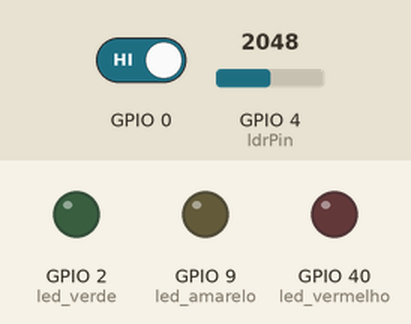
Simulated run of this sketch. Board: ESP32-S3. On the bench: output pins drawn as LEDs (lit = HIGH). Dashed ring = blinking. Inputs (shaded band) come from the test bench; at power-on: GPIO 4 (ldrPin) = 2048, GPIO 0 HIGH. What the sketch prints to the serial monitor is not drawn.

Above: at 5.8 s.
5.9 s: GPIO 4 (ldrPin) set to 560
At 10.9 s:
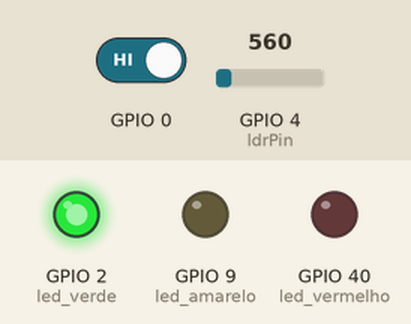
16.5 s: GPIO 4 (ldrPin) set to 640
At 26.7 s:
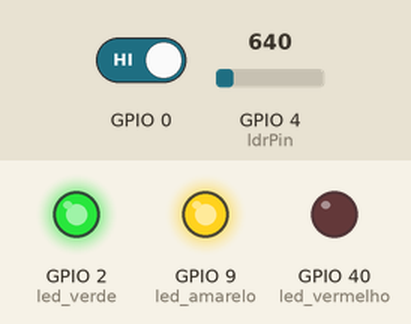
27.3 s: GPIO 0 driven LOW
At 31.7 s:
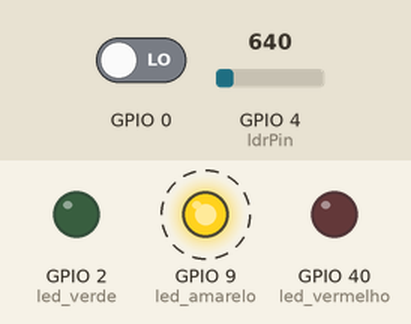
Timing chart, 0 to 36.8 s (numbered marks = the images above; inputs shaded):
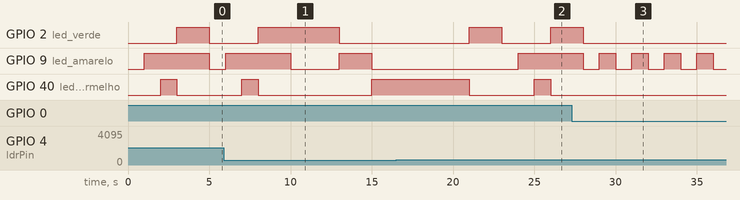

The sketch:

sketch.ino
```cpp
#include <WiFi.h>
#include <HTTPClient.h>


#define led_verde 2 // Pino utilizado para controle do led verde
#define led_vermelho 40 // Pino utilizado para controle do led vermelho
#define led_amarelo 9 // Pino utilizado para controle do led amarelo

const int buttonPin = 18;  // Pino utilizado para botão
int buttonState = 0;  // variavel para marcar estado do botão

const int ldrPin = 4;  // Pino do Sensor Ldr
int threshold=600;

void setup() {

  // Configuração inicial dos pinos para controle dos leds como OUTPUTs (saídas) do ESP32
  pinMode(led_verde,OUTPUT);
  pinMode(led_amarelo,OUTPUT);
  pinMode(led_vermelho,OUTPUT);

  // Inicialização das entradas
  pinMode(buttonPin, INPUT_PULLUP); // Inicializa o botão como input ou entrada

  digitalWrite(led_amarelo, LOW);
  digitalWrite(led_verde, LOW);
  digitalWrite(led_vermelho, LOW);

  Serial.begin(9600); // Configuração para debug por interface serial entre ESP e computador com baud rate de 9600

  // WiFi.begin("Wokwi-GUEST", ""); // Conexão à rede WiFi aberta com SSID Wokwi-GUEST

  // while (WiFi.status() != WL_CONNECT_FAILED) {
  //   delay(100);
  //   Serial.print(".");
  // }
  // Serial.println("Conectado ao WiFi com sucesso!"); // Considerando que saiu do loop acima, o ESP32 agora está conectado ao WiFi (outra opção é colocar este comando dentro do if abaixo)

  // // Verifica estado do botão
  // buttonState = digitalRead(buttonPin);
  // if (buttonState == HIGH) {
  //   Serial.println("Botão pressionado!");
  // } else {
  //   Serial.println("Botão não pressionado!");
  // }

  // if(WiFi.status() == WL_CONNECTED){ // Se o ESP32 estiver conectado à Internet
  //   HTTPClient http;

  //   String serverPath = "http://www.google.com.br/"; // Endpoint da requisição HTTP

  //   http.begin(serverPath.c_str());

  //   int httpResponseCode = http.GET(); // Código do Resultado da Requisição HTTP

  //   if (httpResponseCode>0) {
  //     Serial.print("HTTP Response code: ");
  //     Serial.println(httpResponseCode);
  //     String payload = http.getString();
  //     Serial.println(payload);
  //     }
  //   else {
  //     Serial.print("Error code: ");
  //     Serial.println(httpResponseCode);
  //     }
  //     http.end();
  //   }

  // else {
  //   Serial.println("WiFi Disconnected");
  // }
}

void loop() {
  int ldrstatus=analogRead(ldrPin);

  if(ldrstatus>=threshold){
    digitalWrite(led_vermelho, LOW);
    digitalWrite(led_verde, LOW);
    digitalWrite(led_amarelo, LOW);
    delay(1000);
    digitalWrite(led_amarelo, HIGH);
    delay(1000);
    Serial.print("Está noite");
    Serial.println(ldrstatus);


  }else{
    Serial.print("Está dia");
    Serial.println(ldrstatus);
    digitalWrite(led_vermelho, LOW);
    digitalWrite(led_amarelo, LOW);
    digitalWrite(led_verde, HIGH);
    delay(3000);
    digitalWrite(led_verde, LOW);
    digitalWrite(led_amarelo, HIGH);
    delay(2000);
    digitalWrite(led_amarelo, LOW);
    digitalWrite(led_vermelho, HIGH);
    delay(5000);
  }
  if (digitalRead(buttonPin == HIGH) && digitalRead(led_vermelho == HIGH)) {
    Serial.print("Apertado");
    digitalWrite(led_vermelho, HIGH);
    delay(1000);
    digitalWrite(led_vermelho, LOW);
    digitalWrite(led_verde, HIGH);
    delay(2000);
    }
}
```

Measured:
- after the input at 16.5 s, GPIO 9 (led_amarelo): LOW → HIGH after 7.5 s instead of 9.5 s
- after the input at 27.3 s, GPIO 2 (led_verde): goes on until 28.0 s, then stays LOW; GPIO 9 (led_amarelo): alternates HIGH for 1.0 s and LOW for 1.0 s, starting after 2.7 s; GPIO 40 (led_vermelho): stops changing and stays LOW
